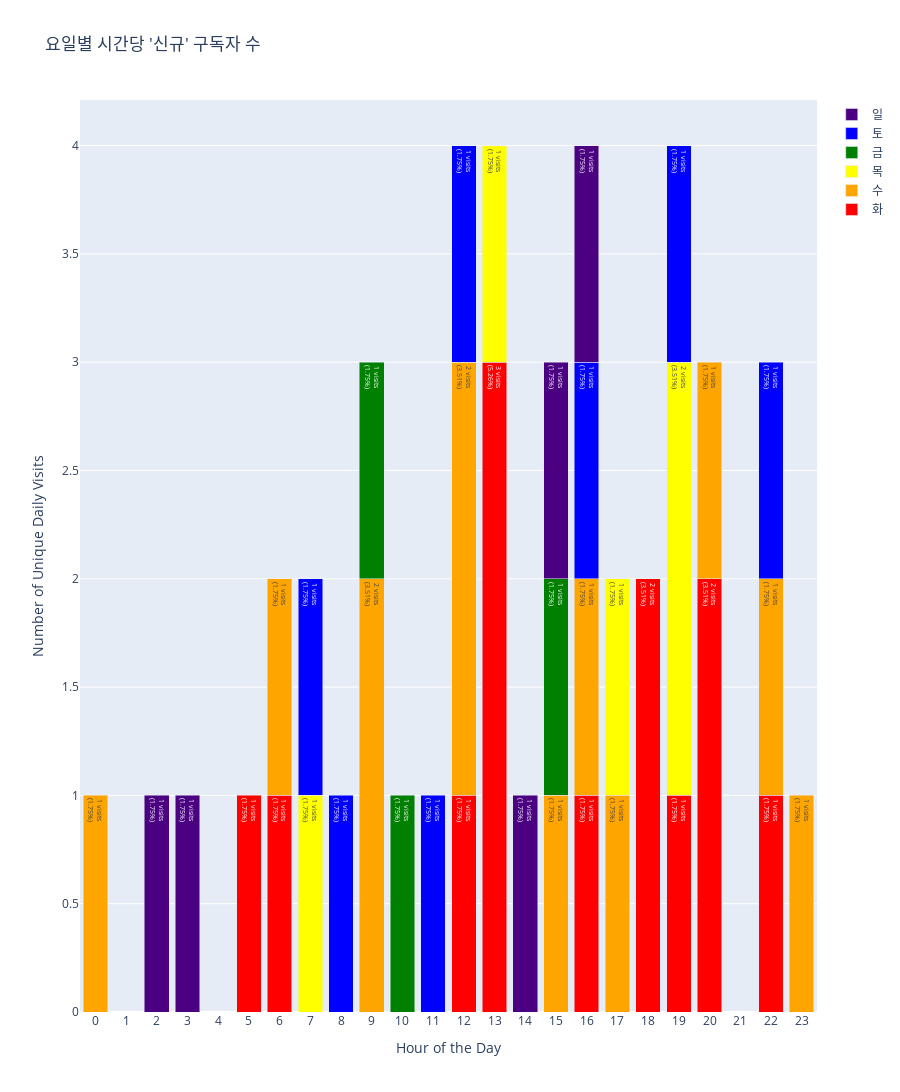

Notebook cell for this chart:
### Code cell
def day_of_week_korean_pandas(day_num):
    """
    Convert a day number (1-7) to its Korean representation.
    Note: MySQL's DAYOFWEEK() function considers 1 as Sunday and 7 as Saturday.
    """
    days_korean = {
        6: "일",  # Sunday
        0: "월",  # Monday
        1: "화",  # Tuesday
        2: "수",  # Wednesday
        3: "목",  # Thursday
        4: "금",  # Friday
        5: "토"   # Saturday
    }
    return days_korean.get(day_num, "")


data = df[df['기존고객'] == '신규']
# data = df
x_axis_labels = list(range(24))  # Hour labels for x axis

# total_visits = new_members_today

total_subscribed = data[data['subscription_count'] > 0].shape[0]
# total_non_subscribed = data.shape[0] - total_subscribed
total_visits = total_subscribed
data['first_subscription_time'] = pd.to_datetime(data['first_subscription_time'])
data['day_of_week'] = data['first_subscription_time'].dt.dayofweek
data['visit_hour'] = data['first_subscription_time'].dt.hour
data = data.groupby(['day_of_week', 'visit_hour']).size().reset_index(name='unique_daily_visits')


colors = ['red', 'orange', 'yellow', 'green', 'blue', 'indigo', 'violet']

# Create a bar chart
fig = go.Figure()

# for day in range(1, 8):  # Assuming 1 is Sunday and 7 is Saturday as per MySQL's DAYOFWEEK()
for day in range(1, 7):  # Assuming 1 is Sunday and 7 is Saturday as per MySQL's DAYOFWEEK()
    subset = data[data['day_of_week'] == day]
    fig.add_trace(go.Bar(
        x=subset['visit_hour'],
        y=subset['unique_daily_visits'],
        name=day_of_week_korean_pandas(day),  # or replace with actual day names
        marker_color=colors[day - 1],
        # text=[f"{hour}시<br>{count} visits<br>({count/total_visits:.2%})" for hour, count in zip(subset['visit_hour'], subset['unique_daily_visits'])],
        text=[f"{count} visits<br>({count/total_visits:.2%})" for hour, count in zip(subset['visit_hour'], subset['unique_daily_visits'])],
        textposition='auto'
    ))


fig.update_layout(
    title="요일별 시간당 '신규' 구독자 수",
    xaxis=dict(
        title="Hour of the Day",
        tickvals=x_axis_labels,
        ticktext=[str(i) for i in x_axis_labels]
    ),
    yaxis=dict(title="Number of Unique Daily Visits"),
    barmode='stack', height=1200
)

# Show the plot
fig.show()

### Figure 1 — Plotly figure (JSON) as saved in the notebook; plotly's stock layout.template omitted (floating-point values rounded to 4 significant figures)
{"data": [{"marker": {"color": "red"}, "name": "화", "text": ["1 visits<br>(1.75%)", "1 visits<br>(1.75%)", "1 visits<br>(1.75%)", "3 visits<br>(5.26%)", "1 visits<br>(1.75%)", "2 visits<br>(3.51%)", "1 visits<br>(1.75%)", "2 visits<br>(3.51%)", "1 visits<br>(1.75%)"], "textposition": "auto", "type": "bar", "x": [5, 6, 12, 13, 16, 18, 19, 20, 22], "y": [1, 1, 1, 3, 1, 2, 1, 2, 1]}, {"marker": {"color": "orange"}, "name": "수", "text": ["1 visits<br>(1.75%)", "1 visits<br>(1.75%)", "2 visits<br>(3.51%)", "2 visits<br>(3.51%)", "1 visits<br>(1.75%)", "1 visits<br>(1.75%)", "1 visits<br>(1.75%)", "1 visits<br>(1.75%)", "1 visits<br>(1.75%)", "1 visits<br>(1.75%)"], "textposition": "auto", "type": "bar", "x": [0, 6, 9, 12, 15, 16, 17, 20, 22, 23], "y": [1, 1, 2, 2, 1, 1, 1, 1, 1, 1]}, {"marker": {"color": "yellow"}, "name": "목", "text": ["1 visits<br>(1.75%)", "1 visits<br>(1.75%)", "1 visits<br>(1.75%)", "2 visits<br>(3.51%)"], "textposition": "auto", "type": "bar", "x": [7, 13, 17, 19], "y": [1, 1, 1, 2]}, {"marker": {"color": "green"}, "name": "금", "text": ["1 visits<br>(1.75%)", "1 visits<br>(1.75%)", "1 visits<br>(1.75%)"], "textposition": "auto", "type": "bar", "x": [9, 10, 15], "y": [1, 1, 1]}, {"marker": {"color": "blue"}, "name": "토", "text": ["1 visits<br>(1.75%)", "1 visits<br>(1.75%)", "1 visits<br>(1.75%)", "1 visits<br>(1.75%)", "1 visits<br>(1.75%)", "1 visits<br>(1.75%)", "1 visits<br>(1.75%)"], "textposition": "auto", "type": "bar", "x": [7, 8, 11, 12, 16, 19, 22], "y": [1, 1, 1, 1, 1, 1, 1]}, {"marker": {"color": "indigo"}, "name": "일", "text": ["1 visits<br>(1.75%)", "1 visits<br>(1.75%)", "1 visits<br>(1.75%)", "1 visits<br>(1.75%)", "1 visits<br>(1.75%)"], "textposition": "auto", "type": "bar", "x": [2, 3, 14, 15, 16], "y": [1, 1, 1, 1, 1]}], "layout": {"barmode": "stack", "height": 1200, "title": {"text": "요일별 시간당 '신규' 구독자 수"}, "xaxis": {"ticktext": ["0", "1", "2", "3", "4", "5", "6", "7", "8", "9", "10", "11", "12", "13", "14", "15", "16", "17", "18", "19", "20", "21", "22", "23"], "tickvals": [0, 1, 2, 3, 4, 5, 6, 7, 8, 9, 10, 11, 12, 13, 14, 15, 16, 17, 18, 19, 20, 21, 22, 23], "title": {"text": "Hour of the Day"}}, "yaxis": {"title": {"text": "Number of Unique Daily Visits"}}}}
